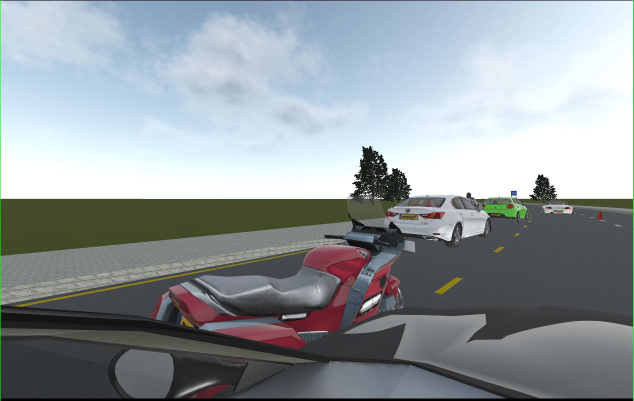
#> input picture Realtime_image_stitching/left_cam.JPG, 1267 x 801 px, found by its file name (shown at 1/2 size)
$ python image_stitch.py
#> lines starting #> are read from the running program, lines starting #| are printed output that depends on the picture; after the words box and inside, x2 and y2 are one past the last pixel; in counts of white or black regions, pixels touching at a corner belong together
### Realtime_image_stitching/panorama.py
import numpy as np
import imutils
import cv2


class Panaroma:

    def image_stitch(self, images, lowe_ratio=0.75, max_Threshold=4.0,match_status=False):

        (imageB, imageA) = images
        (KeypointsA, features_of_A) = self.Detect_Feature_And_KeyPoints(imageA)
        (KeypointsB, features_of_B) = self.Detect_Feature_And_KeyPoints(imageB)

        Values = self.matchKeypoints(KeypointsA, KeypointsB,features_of_A, features_of_B, lowe_ratio, max_Threshold)

        if Values is None:
            return None

        (matches, Homography, status) = Values
        result_image = self.getwarp_perspective(imageA,imageB,Homography)
        result_image[0:imageB.shape[0], 0:imageB.shape[1]] = imageB

        if match_status:
            vis = self.draw_Matches(imageA, imageB, KeypointsA, KeypointsB, matches,status)

            return (result_image, vis)

        return result_image

    def getwarp_perspective(self,imageA,imageB,Homography):
        val = imageA.shape[1] + imageB.shape[1]
        result_image = cv2.warpPerspective(imageA, Homography, (val , imageA.shape[0]))

        return result_image

    def Detect_Feature_And_KeyPoints(self, image):
        gray = cv2.cvtColor(image, cv2.COLOR_BGR2GRAY)

        descriptors = cv2.xfeatures2d.SIFT_create()
        (Keypoints, features) = descriptors.detectAndCompute(image, None)

        Keypoints = np.float32([i.pt for i in Keypoints])
        return (Keypoints, features)

    def get_Allpossible_Match(self,featuresA,featuresB):


        match_instance = cv2.DescriptorMatcher_create("BruteForce")
        All_Matches = match_instance.knnMatch(featuresA, featuresB, 2)

        return All_Matches

    def All_validmatches(self,AllMatches,lowe_ratio):

        valid_matches = []

        for val in AllMatches:
            if len(val) == 2 and val[0].distance < val[1].distance * lowe_ratio:
                valid_matches.append((val[0].trainIdx, val[0].queryIdx))

        return valid_matches

    def Compute_Homography(self,pointsA,pointsB,max_Threshold):


        (H, status) = cv2.findHomography(pointsA, pointsB, cv2.RANSAC, max_Threshold)
        return (H,status)

    def matchKeypoints(self, KeypointsA, KeypointsB, featuresA, featuresB,lowe_ratio, max_Threshold):

        AllMatches = self.get_Allpossible_Match(featuresA,featuresB);
        valid_matches = self.All_validmatches(AllMatches,lowe_ratio)

        if len(valid_matches) > 4:

            pointsA = np.float32([KeypointsA[i] for (_,i) in valid_matches])
            pointsB = np.float32([KeypointsB[i] for (i,_) in valid_matches])

            (Homograpgy, status) = self.Compute_Homography(pointsA, pointsB, max_Threshold)

            return (valid_matches, Homograpgy, status)
        else:
            return None

    def get_image_dimension(self,image):
        (h,w) = image.shape[:2]
        return (h,w)

    def get_points(self,imageA,imageB):

        (hA, wA) = self.get_image_dimension(imageA)
        (hB, wB) = self.get_image_dimension(imageB)
        vis = np.zeros((max(hA, hB), wA + wB, 3), dtype="uint8")
        vis[0:hA, 0:wA] = imageA
        vis[0:hB, wA:] = imageB

        return vis


    def draw_Matches(self, imageA, imageB, KeypointsA, KeypointsB, matches, status):

        (hA,wA) = self.get_image_dimension(imageA)
        vis = self.get_points(imageA,imageB)

        for ((trainIdx, queryIdx), s) in zip(matches, status):
            if s == 1:
                ptA = (int(KeypointsA[queryIdx][0]), int(KeypointsA[queryIdx][1]))
                ptB = (int(KeypointsB[trainIdx][0]) + wA, int(KeypointsB[trainIdx][1]))
                cv2.line(vis, ptA, ptB, (0, 255, 0), 1)

        return vis

### Realtime_image_stitching/image_stitch.py
from panorama import Panaroma
import cv2
import matplotlib.image as mpimg
import matplotlib.pyplot as plt

no_of_images = 2
left_image = mpimg.imread("left_cam.jpg")
#> left_image is the input picture: shape (801, 1267, 3); mean R, G, B 146.4, 154.1, 158.4
right_image = mpimg.imread("right_cam.jpg")
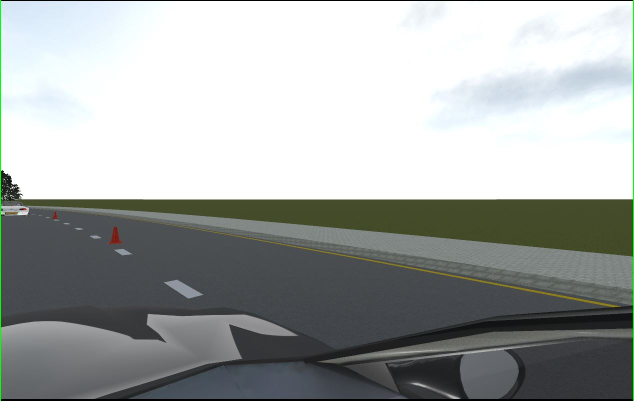
#> input picture Realtime_image_stitching/right_cam.JPG, 1268 x 802 px, found by its file name (shown at 1/2 size)
#> right_image is the input picture: shape (802, 1268, 3); mean R, G, B 163.2, 166.9, 165.4
right_image = right_image[0:801, 0:1267]
#> right_image: shape (801, 1267, 3)
print(left_image.shape)
#| (801, 1267, 3)
print(right_image.shape)
#| (801, 1267, 3)
images = [left_image, right_image]
panaroma = Panaroma()
(result, matched_points) = panaroma.image_stitch([images[0], images[1]], match_status=True)
#> in Detect_Feature_And_KeyPoints, `gray = cv2.cvtColor(image, cv2.COLOR_BGR2GRAY)`:
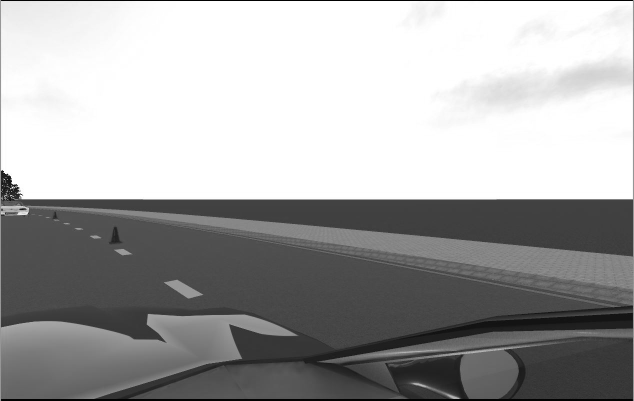
#> gray: shape (801, 1267) (shown at 1/2 size); min 0, max 255, mean 166.2
#> in Detect_Feature_And_KeyPoints, `(Keypoints, features) = descriptors.detectAndCompute(image, None)`: Keypoints = 381 keypoints; strongest (x, y, size): (25, 375, 1.9), (5, 343, 3.2), (41, 391, 2.1), (38, 385, 2.8)
#> in Detect_Feature_And_KeyPoints, `Keypoints = np.float32([i.pt for i in Keypoints])`: Keypoints = 381 pairs, first value 2.9 to 1263.5, second value 157.3 to 796.6
#> in image_stitch, `(KeypointsA, features_of_A) = self.Detect_Feature_And_KeyPoints(imageA)`: KeypointsA has the same summary as Keypoints in Detect_Feature_And_KeyPoints
#> in Detect_Feature_And_KeyPoints (call 2), `gray = cv2.cvtColor(image, cv2.COLOR_BGR2GRAY)`:
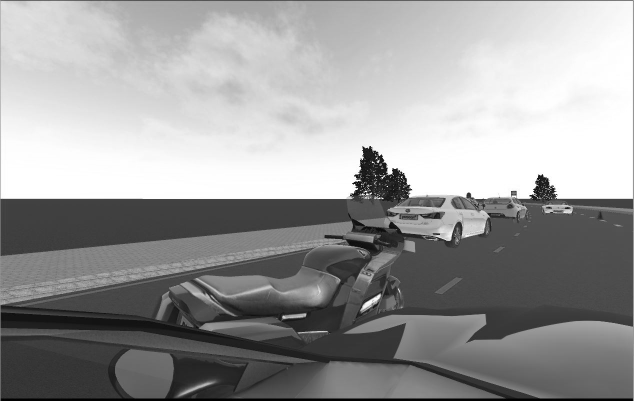
#> gray: shape (801, 1267) (shown at 1/2 size); min 0, max 255, mean 154.4
#> in Detect_Feature_And_KeyPoints (call 2), `(Keypoints, features) = descriptors.detectAndCompute(image, None)`: Keypoints = 1087 keypoints; strongest (x, y, size): (751, 351, 1.9), (803, 354, 2.2), (765, 397, 2.2), (754, 315, 1.8)
#> in Detect_Feature_And_KeyPoints (call 2), `Keypoints = np.float32([i.pt for i in Keypoints])`: Keypoints = 1087 pairs, first value 2.94 to 1263.4, second value 293 to 797.6
#> in image_stitch, `(KeypointsB, features_of_B) = self.Detect_Feature_And_KeyPoints(imageB)`: KeypointsB has the same summary as Keypoints in Detect_Feature_And_KeyPoints
#> in get_Allpossible_Match, `All_Matches = match_instance.knnMatch(featuresA, featuresB, 2)`: All_Matches = 381 matches
#> after the loop in All_validmatches, `for val in AllMatches:`: valid_matches = 37 pairs, first value 5 to 1085, second value 35 to 379
#> in matchKeypoints, `pointsA = np.float32([KeypointsA[i] for (_,i) in valid_matches])`: pointsA = 37 pairs, first value 33.12 to 1262.8, second value 379 to 789.4
#> in matchKeypoints, `pointsB = np.float32([KeypointsB[i] for (i,_) in valid_matches])`: pointsB = 37 pairs, first value 7.31 to 1262.8, second value 379.6 to 736.4
#> in Compute_Homography, `(H, status) = cv2.findHomography(pointsA, pointsB, cv2.RANSAC, max_Thr..`: H = [[19.89, 2.25, 733.7], [6.14, 2.55, -398], [0.0156, 0.00135, 1]]; status = 37 values, max 1 at index 0, min 0 at index 7, mean 0.243
#> in matchKeypoints, `(Homograpgy, status) = self.Compute_Homography(pointsA, pointsB, max_T..`: Homograpgy has the same summary as H in Compute_Homography
#> in image_stitch, `(matches, Homography, status) = Values`: matches has the same summary as valid_matches in All_validmatches; Homography has the same summary as H in Compute_Homography
#> in getwarp_perspective, `result_image = cv2.warpPerspective(imageA, Homography, (val , imageA.s..`:
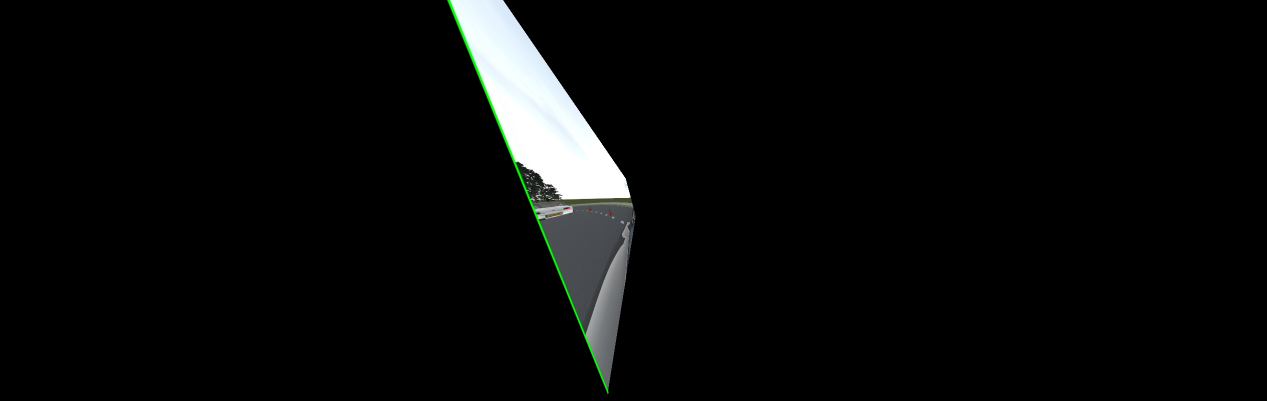
#> result_image: shape (801, 2534, 3) (shown at 1/2 size); mean R, G, B 9.3, 10, 9.7
#> in image_stitch, `result_image[0:imageB.shape[0], 0:imageB.shape[1]] = imageB`:
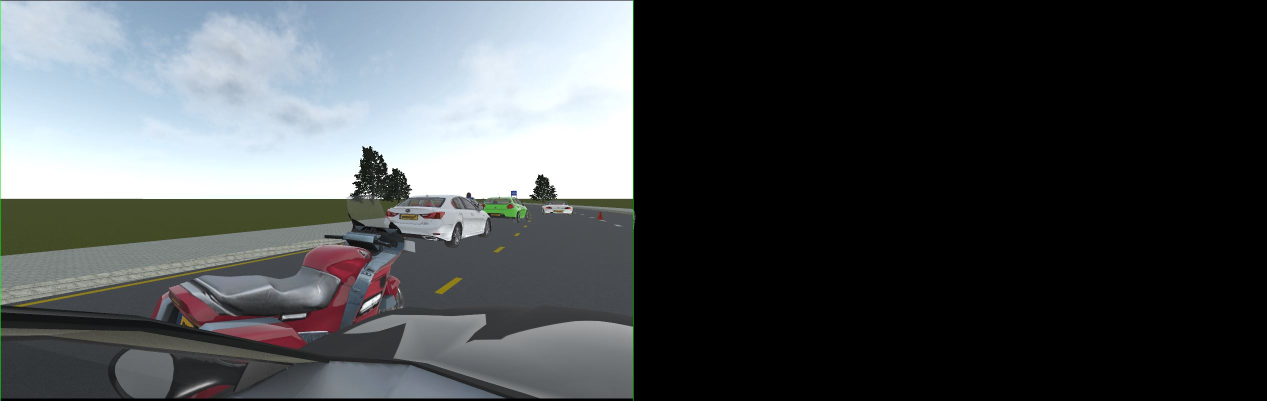
#> result_image: shape (801, 2534, 3) (shown at 1/2 size); mean R, G, B 73.2, 77.1, 79.2
#> in draw_Matches, `(hA,wA) = self.get_image_dimension(imageA)`: hA = 801; wA = 1267
#> in get_points, `(hA, wA) = self.get_image_dimension(imageA)`: hA = 801; wA = 1267
#> in get_points, `(hB, wB) = self.get_image_dimension(imageB)`: hB = 801; wB = 1267
#> in get_points, `vis[0:hB, wA:] = imageB`:
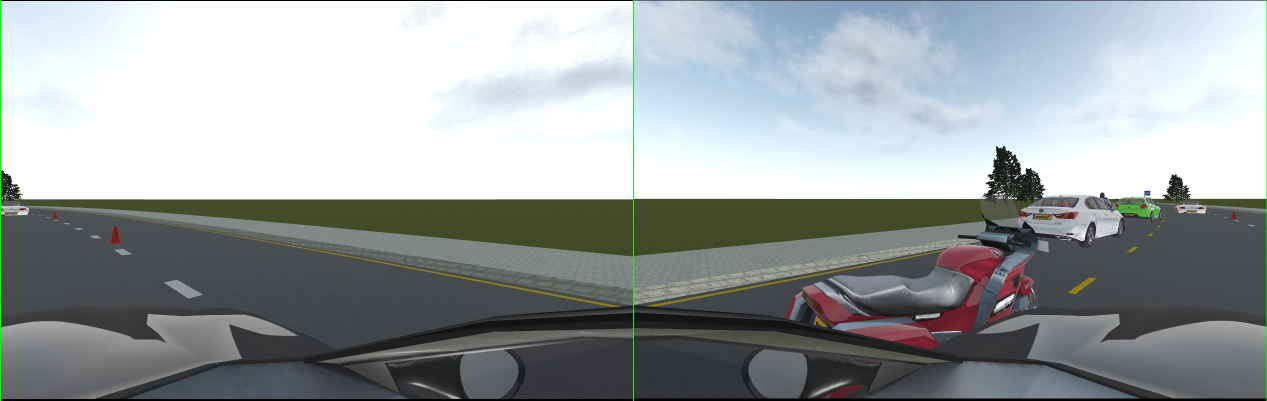
#> vis: shape (801, 2534, 3) (shown at 1/2 size); mean R, G, B 155, 160.6, 162.1
#> the loop in draw_Matches, `for ((trainIdx, queryIdx), s) in zip(matches, status):` made 37 passes
#> (trainIdx, queryIdx, s, ptA, ptB) on passes 1, 2, 3, 4, 5, 6, 7, 36, 37: (1055, 35, [1], (33, 378), (2372, 379)), (1064, 38, [1], (37, 427), (2395, 424)), (1068, 44, [1], (44, 418), (2401, 415)), (1069, 46, [1], (50, 418), (2405, 416)), (1070, 47, [1], (50, 418), (2405, 416)), (1071, 49, [1], (50, 425), (2405, 422)), (1072, 53, [1], (55, 417), (2409, 414)), (1084, 377, [1], (1259, 394), (2526, 393)), (1085, 379, [1], (1262, 396), (2529, 395))
#> (trainIdx, queryIdx, s) on passes 8 to 13: (1080, 58, [0]), (23, 61, [0]), (1081, 62, [0]), (597, 64, [0]), (877, 65, [0]), (844, 68, [0])
#> after the loop in draw_Matches, `for ((trainIdx, queryIdx), s) in zip(matches, status):`:
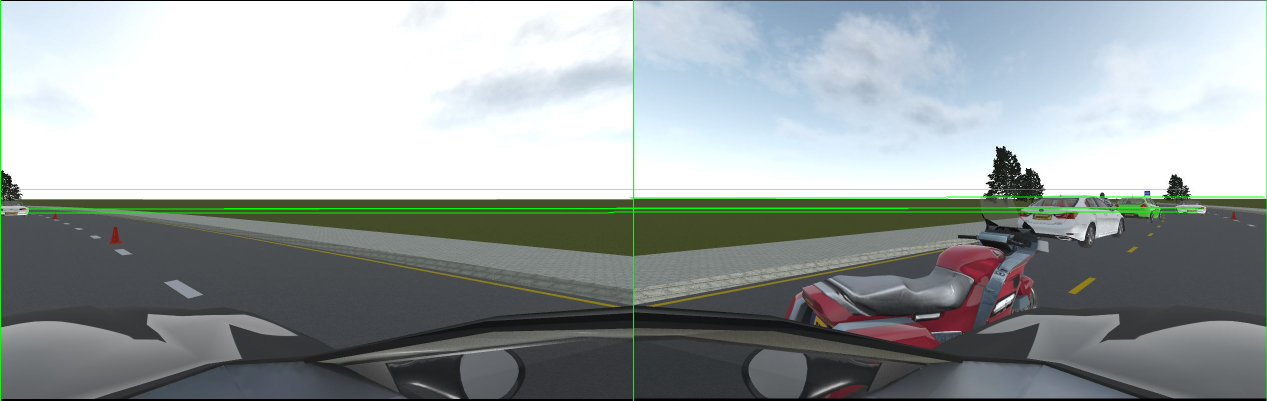
#> vis: shape (801, 2534, 3) (shown at 1/2 size); 0.76% of pixels changed, all inside (x1, y1, x2, y2) = (33, 378, 2530, 428)
plt.imshow(result)

plt.show()
